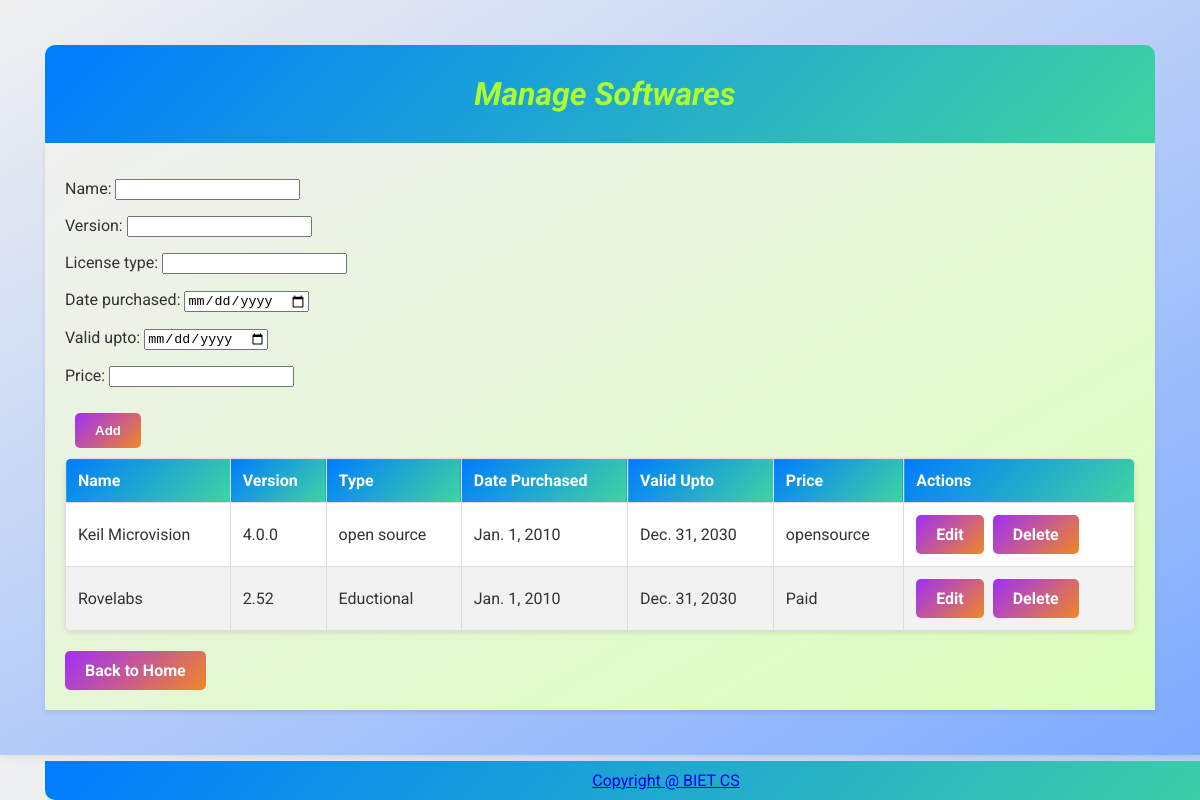
The app's page /softwares/ with its own data.
### licenses/models.py (models this page shows, shortened)
class Software(models.Model):
    name = models.CharField(max_length=100)
    version = models.CharField(max_length=50)
    license_type = models.CharField(max_length=50)
    date_purchased = models.DateField()
    valid_upto = models.DateField()
    price = models.CharField(max_length=50)

### licenses/views.py (the view)
# urls.py: path('softwares/', views.manage_softwares, name='manage_softwares'),
def manage_softwares(request):
    if request.method == 'POST':
        form = SoftwareForm(request.POST)
        if form.is_valid():
            form.save()
            return redirect('manage_softwares')
    else:
        form = SoftwareForm()
    softwares = Software.objects.all()
    context = {
        'form': form,
        'softwares': softwares,
    }
    return render(request, 'licenses/manage_softwares.html', context)

### licenses/forms.py
class SoftwareForm(forms.ModelForm):
    class Meta:
        model = Software
        fields = ['name', 'version', 'license_type', 'date_purchased', 'valid_upto', 'price']
        widgets = {
            'date_purchased': forms.DateInput(attrs={'type': 'date'}),
            'valid_upto': forms.DateInput(attrs={'type': 'date'}),
        }

### licenses/templates/licenses/manage_softwares.html (shortened to what this page needs)
{% load static %}
<!DOCTYPE html>
<html>
<head>
    <link rel="stylesheet" type="text/css" href="{% static 'style.css' %}">
</head>
<body>
    <div class="header-container">
        <h1 class="department-header">Manage Softwares</h1>
    </div>
    <div class="main-container">
        <form method="post">
            {{ form.as_p }}
            <button type="submit">Add</button>
        </form>
        <table>
            <thead>
                <tr>
                    <th>Name</th>
                    <th>Version</th>
                    <th>Type</th>
                    <th>Date Purchased</th>
                    <th>Valid Upto</th>
                    <th>Price</th>
                    <th>Actions</th>
                </tr>
            </thead>
            <tbody>
                {% for software in softwares %}
                <tr class="{% cycle 'odd' 'even' %}">
                    <td>{{ software.name }}</td>
                    <td>{{ software.version }}</td>
                    <td>{{ software.license_type }}</td>
                    <td>{{ software.date_purchased }}</td>
                    <td>{{ software.valid_upto }}</td>
                    <td>{{ software.price }}</td>
                    <td class="actions">
                        <a href="{% url 'edit_software' software.id %}">Edit</a>
                        <a href="{% url 'delete_software' software.id %}">Delete</a>
                    </td>
                </tr>
                {% endfor %}
            </tbody>
        </table>
        <a href="{% url 'home' %}" class="big-button">Back to Home</a>
    </div>
    <footer>
        <a href="https://www.bietdvg.edu/">Copyright @ BIET CS</a>
    </footer>
</body>
</html>

### static/style.css (style rules this page uses)
body { font-family: 'Roboto', sans-serif; background: linear-gradient(150deg, #f0f0f0 0%, #7daaff 100%); margin: 0; padding: 45px; color: #333; box-shadow: 0 0 10px rgba(0, 0, 0, 0.1); }
h1 { text-align: center; margin: 20px 0; color: #007bff; }
.main-container { max-width: 1200px; margin: 0 auto; padding: 20px; background: linear-gradient(150deg, #f0f0f0 0%, #dafeba 100%); box-shadow: 0 2px 4px rgba(0, 0, 0, 0.1); border-radius: 0px; }
.header-container { background: linear-gradient(135deg, #007bff 0%, #3fd5a0 100%); color: #fff; padding: 10px; text-align: center; border-radius: 10px 10px 0 0; }
.department-header { display: inline-block; margin-left: 10px; vertical-align: middle; color: greenyellow; font-style: italic; }
.big-button, form button[type="submit"], table td.actions a { display: inline-block; padding: 10px 20px; color: #fff; text-decoration: none; border-radius: 5px; transition: background-color 0.3s ease; font-weight: bold; }
.big-button { margin: 0px; background: linear-gradient(135deg, #9f2ffa 0%, #f08724 100%); }
form button[type="submit"] { background: linear-gradient(135deg, #9f2ffa 0%, #f08724 100%); margin: 10px; border: none; }
table td.actions a { margin-right: 5px; background: linear-gradient(135deg, #9f2ffa 0%, #f08724 100%); border: none; }
table { width: 100%; border-collapse: collapse; margin-bottom: 20px; box-shadow: 0 2px 4px rgba(0, 0, 0, 0.1); border-radius: 8px; overflow: hidden; }
table th, table td { border: 1px solid #ddd; padding: 12px; text-align: left; }
table th { background: linear-gradient(135deg, #007bff 0%, #3fd5a0 100%); color: #fff; font-weight: bold; }
table tr:nth-child(even) { background-color: #f2f2f2; }
table tr:nth-child(odd) { background-color: #fff; }
footer { background: linear-gradient(135deg, #007bff 0%, #3fd5a0 100%); color: #fff; text-align: center; padding: 10px; position: fixed; bottom: 0; width: 1222px; left: 45px; right:0px; border-radius: 0 0 10px 10px; }

### records on screen
Software: name "Keil Microvision", version "4.0.0", license_type "open source", date_purchased "Jan. 1, 2010", valid_upto "Dec. 31, 2030", price "opensource"
Software: name "Rovelabs", version "2.52", license_type "Eductional", date_purchased "Jan. 1, 2010", valid_upto "Dec. 31, 2030", price "Paid"
